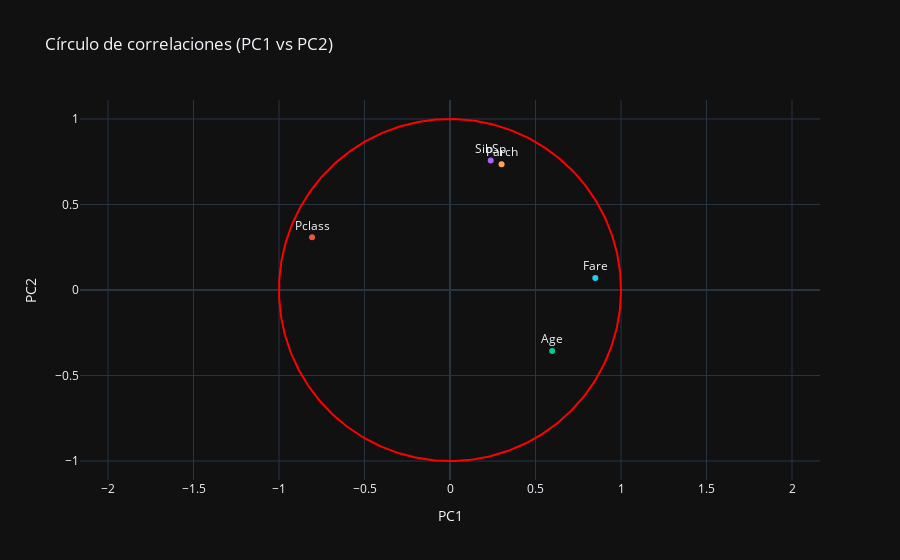

The code cell stored with this chart in its notebook:
### Markdown cell above
#### CÍRCULO DE CORRELACIONES

### Code cell
# Círculo de correlaciones (código original)
pca_data = PCA(n_components=0.90).fit(numeric_scaled)
lambdas = pca_data.explained_variance_
Gammas = pca_data.components_.T
R = Gammas[:, :2] * np.sqrt(lambdas[:2])

theta = np.linspace(0, 2*np.pi, 400)

fig = go.Figure()
fig.add_trace(
    go.Scatter(
        x=np.cos(theta),
        y=np.sin(theta),
        mode="lines",
        marker=dict(color="red"),
        showlegend=False
    )
)

for index, value in enumerate(list(numeric_columns)):
    fig.add_trace(
        go.Scatter(
            x=[R[index, 0]],
            y=[R[index, 1]],
            mode="markers+text",
            text=[value],
            textposition="top center",
            showlegend=False
        )
    )

fig.update_layout(
    template="plotly_dark",
    yaxis=dict(scaleanchor="x", title_text="PC2"),
    xaxis=dict(title="PC1"),
    title="Círculo de correlaciones (PC1 vs PC2)"
)
fig.show()

### Figure 1 — Plotly figure (JSON) as saved in the notebook; plotly's stock layout.template omitted (floating-point values rounded to 4 significant figures; data arrays with more than 128 entries replaced by an {"elided": "..."} marker saying what was removed)
{"data": [{"marker": {"color": "red"}, "mode": "lines", "showlegend": false, "type": "scatter", "x": {"elided": "400 float values"}, "y": {"elided": "400 float values"}}, {"mode": "markers+text", "showlegend": false, "text": ["Pclass"], "textposition": "top center", "type": "scatter", "x": [-0.8065], "y": [0.3085]}, {"mode": "markers+text", "showlegend": false, "text": ["Age"], "textposition": "top center", "type": "scatter", "x": [0.5974], "y": [-0.3567]}, {"mode": "markers+text", "showlegend": false, "text": ["SibSp"], "textposition": "top center", "type": "scatter", "x": [0.2382], "y": [0.7573]}, {"mode": "markers+text", "showlegend": false, "text": ["Parch"], "textposition": "top center", "type": "scatter", "x": [0.3016], "y": [0.7354]}, {"mode": "markers+text", "showlegend": false, "text": ["Fare"], "textposition": "top center", "type": "scatter", "x": [0.8497], "y": [0.07025]}], "layout": {"title": {"text": "Círculo de correlaciones (PC1 vs PC2)"}, "xaxis": {"title": {"text": "PC1"}}, "yaxis": {"scaleanchor": "x", "title": {"text": "PC2"}}}}
